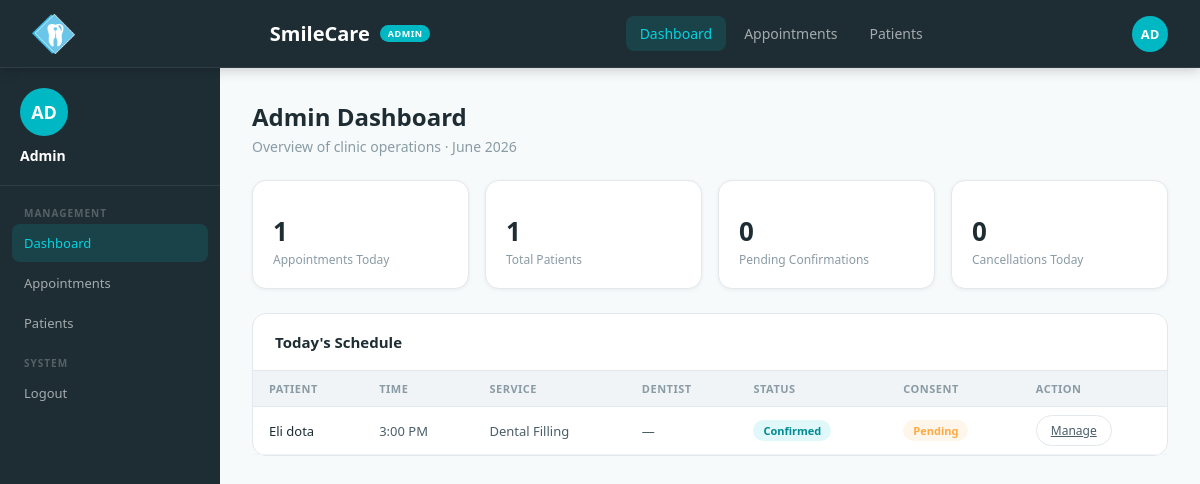
Page /adminDashboard.php (signed in) on the committed database.
### tables this page shows
CREATE TABLE `appointments` (
  `appointment_id` int NOT NULL,
  `patient_id` int NOT NULL,
  `dentist_id` int DEFAULT NULL,
  `service_id` int NOT NULL,
  `appointment_date` date NOT NULL,
  `appointment_time` time NOT NULL,
  `notes` varchar(500) DEFAULT NULL,
  `status` enum('pending','confirmed','completed','cancelled') NOT NULL DEFAULT 'pending',
  `consent_status` enum('not_required','pending','signed') NOT NULL DEFAULT 'pending',
  `consent_signed_at` datetime DEFAULT NULL,
  `created_at` datetime NOT NULL DEFAULT CURRENT_TIMESTAMP
);

CREATE TABLE `users` (
  `user_id` int NOT NULL,
  `first_name` varchar(50) NOT NULL,
  `last_name` varchar(50) NOT NULL,
  `email` varchar(100) NOT NULL,
  `phone` varchar(20) NOT NULL,
  `date_of_birth` date DEFAULT NULL,
  `password_hash` varchar(255) NOT NULL,
  `role` enum('patient','admin') NOT NULL DEFAULT 'patient',
  `terms_accepted_at` datetime DEFAULT NULL,
  `created_at` datetime NOT NULL DEFAULT CURRENT_TIMESTAMP
);

CREATE TABLE `services` (
  `service_id` int NOT NULL,
  `name` varchar(100) NOT NULL,
  `description` varchar(255) DEFAULT NULL,
  `starting_price` decimal(10,2) NOT NULL DEFAULT '0.00'
);

### adminDashboard.php (the view, shortened to what this page needs)
<?php
require_once __DIR__ . '/config/db.php';
$appts_today = $conn->query(
    "SELECT COUNT(*) AS c FROM appointments WHERE appointment_date = CURDATE() AND status != 'cancelled'"
)->fetch_assoc()['c'];
$total_patients = $conn->query(
    "SELECT COUNT(*) AS c FROM users WHERE role = 'patient'"
)->fetch_assoc()['c'];
$pending_count = $conn->query(
    "SELECT COUNT(*) AS c FROM appointments WHERE status = 'pending'"
)->fetch_assoc()['c'];
$cancelled_today = $conn->query(
    "SELECT COUNT(*) AS c FROM appointments WHERE appointment_date = CURDATE() AND status = 'cancelled'"
)->fetch_assoc()['c'];
$todaySchedule = $conn->query(
    "SELECT a.appointment_id, a.appointment_time, a.status, a.consent_status,
            s.name AS service_name, d.full_name AS dentist_name,
            u.first_name, u.last_name
     FROM appointments a
     JOIN services s ON s.service_id = a.service_id
     JOIN users u ON u.user_id = a.patient_id
     LEFT JOIN dentists d ON d.dentist_id = a.dentist_id
     WHERE a.appointment_date = CURDATE() AND a.status != 'cancelled'
     ORDER BY a.appointment_time ASC"
);
?>
<html>
  <head>
    <link rel="stylesheet" href="assets/css/adminDashboard.css" />
  </head>
  <body>
    <?php require_once __DIR__ . '/includes/navbar-admin.php'; ?>
    <div class="dashLayout">
      <aside class="sidebar sidebarAdmin">
        <div class="sidebarUser">
          <div class="sidebarAvatar sidebarAvatarDark">AD</div>
          <div class="sidebarUserName sidebarUserNameLight">Admin</div>
        </div>
        <nav class="sidebarNav">
          <div class="sidebarSectionLabel sidebarSectionLabelLight">Management</div>
          <a class="sidebarLink sidebarLinkLight active" href="adminDashboard.php"> Dashboard</a>
          <a class="sidebarLink sidebarLinkLight" href="appointments/index.php"> Appointments</a>
          <a class="sidebarLink sidebarLinkLight" href="patients/index.php"> Patients</a>
          <div class="sidebarSectionLabel sidebarSectionLabelLight">System</div>
          <a class="sidebarLink sidebarLinkLight" href="logout.php"> Logout</a>
        </nav>
      </aside>
      <main class="dashMain">
        <div class="dashHeader dashHeaderRow">
          <div>
            <h2>Admin Dashboard</h2>
            <p>Overview of clinic operations · <?php echo date('F Y'); ?></p>
          </div>
        </div>
        <div class="adminCards">
          <div class="adminCard">
            <div class="adminCardValue"><?php echo $appts_today; ?></div>
            <div class="adminCardLabel">Appointments Today</div>
          </div>
          <div class="adminCard">
            <div class="adminCardValue"><?php echo $total_patients; ?></div>
            <div class="adminCardLabel">Total Patients</div>
          </div>
          <div class="adminCard">
            <div class="adminCardValue"><?php echo $pending_count; ?></div>
            <div class="adminCardLabel">Pending Confirmations</div>
          </div>
          <div class="adminCard">
            <div class="adminCardValue"><?php echo $cancelled_today; ?></div>
            <div class="adminCardLabel">Cancellations Today</div>
          </div>
        </div>
        <div class="sectionCard">
          <div class="sectionCardHeader">
            <h3>Today's Schedule</h3>
          </div>
          <div class="tableWrap">
            <table class="dataTable">
              <thead>
                <tr>
                  <th>Patient</th>
                  <th>Time</th>
                  <th>Service</th>
                  <th>Dentist</th>
                  <th>Status</th>
                  <th>Consent</th>
                  <th>Action</th>
                </tr>
              </thead>
              <tbody>
                <?php while ($row = $todaySchedule->fetch_assoc()): ?>
                  <tr>
                    <td><?php echo htmlspecialchars($row['first_name'] . ' ' . $row['last_name']); ?></td>
                    <td><?php echo date('g:i A', strtotime($row['appointment_time'])); ?></td>
                    <td><?php echo htmlspecialchars($row['service_name']); ?></td>
                    <td><?php echo htmlspecialchars($row['dentist_name'] ?? '—'); ?></td>
                    <td>
                      <span class="badge <?php
                        echo $row['status'] === 'confirmed' ? 'badgeTeal' :
                             ($row['status'] === 'completed' ? 'badgeGreen' : 'badgeAmber');
                      ?>"><?php echo ucfirst($row['status']); ?></span>
                    </td>
                    <td>
                      <span class="badge <?php echo $row['consent_status'] === 'signed' ? 'badgeGreen' : 'badgeAmber'; ?>">
                        <?php echo $row['consent_status'] === 'signed' ? 'Signed' : 'Pending'; ?>
                      </span>
                    </td>
                    <td><a class="btnSm btnSmOutline" href="appointments/view.php?id=<?php echo $row['appointment_id']; ?>">Manage</a></td>
                  </tr>
                <?php endwhile; ?>
              </tbody>
            </table>
          </div>
        </div>
      </main>
    </div>
  </body>
</html>

### assets/css/adminDashboard.css (style rules this page uses)
:root { --teal: #00b8c4; --tealDark: #008a94; --tealLight: #e0f8fa; --tealMid: #00d4e0; --white: #ffffff; --offWhite: #f7fafb; --gray50: #f0f4f6; --gray100: #e2e8ec; --gray200: #c5d0d6; --gray400: #8a9ba5; --gray600: #4a5e68; --gray800: #1e2d34; --red: #ff5a5a; --green: #2ecc8a; --amber: #ffa940; --shadowSm: 0 1px 4px rgba(0, 0, 0, 0.06); --shadowMd: 0 4px 20px rgba(0, 0, 0, 0.08); --radius: 14px; --radiusSm: 8px; }
* { box-sizing: border-box; margin: 0; padding: 0; }
body { font-family: "Segoe UI", sans-serif; background: var(--offWhite); color: var(--gray800); }
.dashLayout { display: grid; grid-template-columns: 220px 1fr; min-height: calc(100vh - 68px); }
.sidebar { padding: 0; position: sticky; top: 68px; height: calc(100vh - 68px); overflow-y: auto; }
.sidebarAdmin { background: var(--gray800); border-right: none; }
.sidebarUser { padding: 20px; border-bottom: 1px solid rgba(255, 255, 255, 0.08); margin-bottom: 8px; }
.sidebarAvatar { width: 48px; height: 48px; border-radius: 50%; display: flex; align-items: center; justify-content: center; font-size: 18px; font-weight: 600; margin-bottom: 10px; }
.sidebarAvatarDark { background: var(--teal); color: var(--white); }
.sidebarUserName { font-size: 14px; font-weight: 600; }
.sidebarUserNameLight { color: var(--white); }
.sidebarNav { padding: 0 12px; }
.sidebarSectionLabel { font-size: 10px; font-weight: 600; text-transform: uppercase; letter-spacing: 1px; padding: 12px 12px 4px; }
.sidebarSectionLabelLight { color: rgba(255, 255, 255, 0.25); }
.sidebarLink { display: flex; align-items: center; gap: 10px; padding: 10px 12px; border-radius: var(--radiusSm); font-size: 13px; font-weight: 500; cursor: pointer; transition: all 0.2s; text-decoration: none; margin-bottom: 2px; }
.sidebarLinkLight { color: rgba(255, 255, 255, 0.6); }
.sidebarLinkLight:hover, .sidebarLinkLight.active { background: rgba(0, 184, 196, 0.15); color: var(--tealMid); }
.dashMain { padding: 32px; background: var(--offWhite); }
.dashHeader { margin-bottom: 24px; }
.dashHeaderRow { display: flex; align-items: flex-start; justify-content: space-between; }
.dashHeader h2 { font-size: 24px; font-weight: 700; color: var(--gray800); }
.dashHeader p { font-size: 14px; color: var(--gray400); margin-top: 4px; }
.adminCards { display: grid; grid-template-columns: repeat(4, 1fr); gap: 16px; margin-bottom: 24px; }
.adminCard { background: var(--white); border-radius: var(--radius); padding: 20px; border: 1px solid var(--gray100); box-shadow: var(--shadowSm); }
.adminCardValue { font-size: 26px; font-weight: 700; color: var(--gray800); }
.adminCardLabel { font-size: 12px; color: var(--gray400); margin-top: 2px; }
.sectionCard { background: var(--white); border-radius: var(--radius); border: 1px solid var(--gray100); margin-bottom: 22px; }
.sectionCardHeader { padding: 18px 22px; border-bottom: 1px solid var(--gray100); display: flex; align-items: center; justify-content: space-between; }
.sectionCardHeader h3 { font-size: 15px; font-weight: 600; color: var(--gray800); }
.tableWrap { overflow-x: auto; }
.dataTable { width: 100%; border-collapse: collapse; }
.dataTable th { font-size: 11px; font-weight: 600; text-transform: uppercase; letter-spacing: 0.5px; color: var(--gray400); padding: 10px 16px; text-align: left; background: var(--gray50); border-bottom: 1px solid var(--gray100); }
.dataTable td { font-size: 13px; color: var(--gray600); padding: 13px 16px; border-bottom: 1px solid var(--gray50); }
.dataTable td:first-child { color: var(--gray800); font-weight: 500; }
.badge { display: inline-flex; align-items: center; padding: 3px 10px; border-radius: 20px; font-size: 11px; font-weight: 600; }
.badgeAmber { background: rgba(255, 169, 64, 0.1); color: var(--amber); }
.badgeTeal { background: var(--tealLight); color: var(--tealDark); }
.btnSm { padding: 6px 14px; border-radius: 20px; font-size: 12px; font-weight: 500; cursor: pointer; transition: all 0.2s; font-family: "Segoe UI", sans-serif; border: none; }
.btnSmOutline { border: 1.5px solid var(--gray100); background: none; color: var(--gray600); }

### rows in the picture
appointments: patient.last_name "Eli dota", appointment_time "3:00 PM", service.name "Dental Filling", dentist_name "—", status "Confirmed", consent_status "Pending"

### other values in the picture
$appts_today "1"
$total_patients "1"
$pending_count "0"
$cancelled_today "0"
